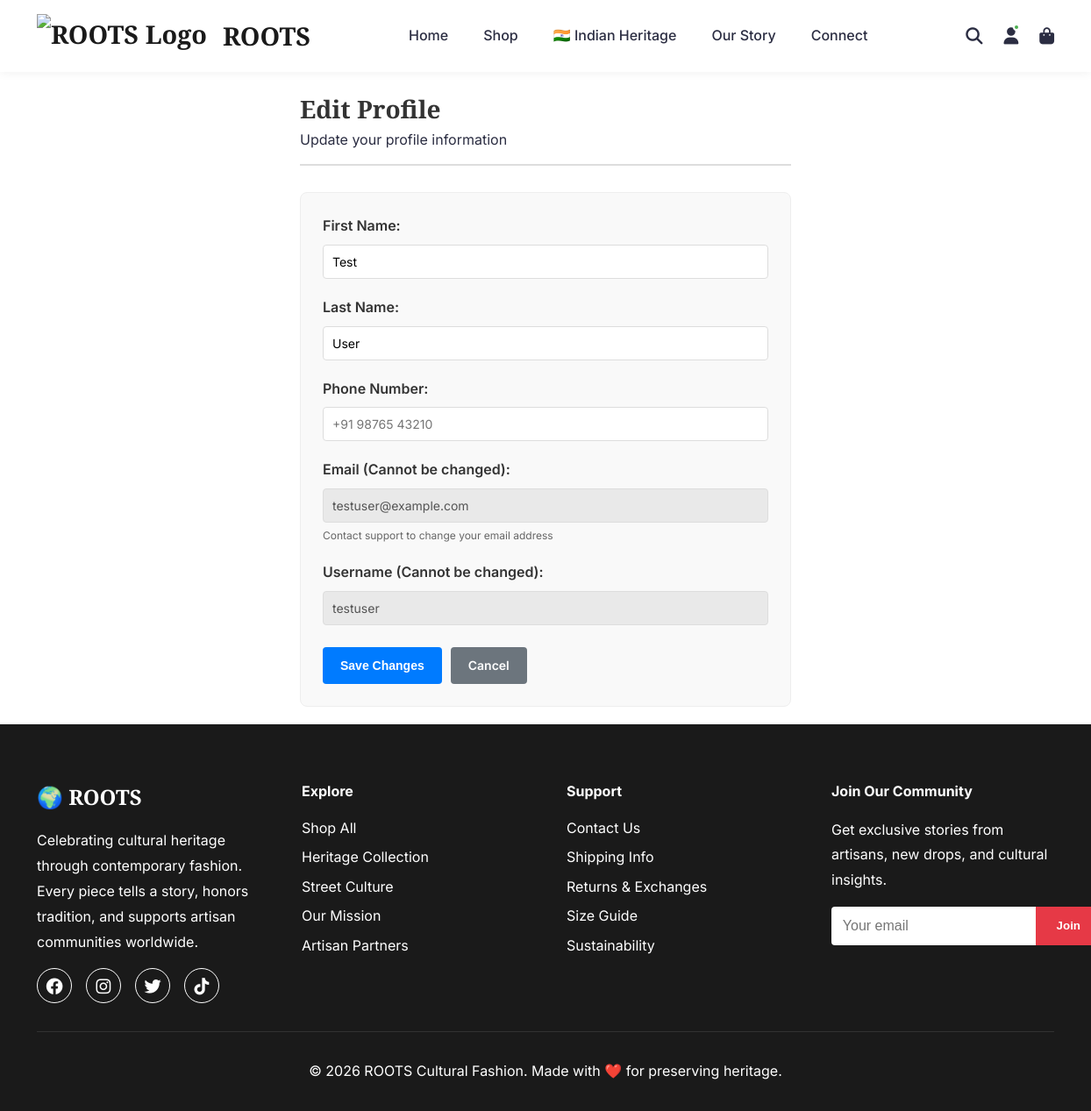
The app's page /user/profile/edit (signed in) with its own data.
### models/__init__.py (models this page shows, shortened)
class User(db.Model):
    __tablename__ = 'users'
    id = db.Column(db.Integer, primary_key=True)
    email = db.Column(db.String(120), unique=True, nullable=False, index=True)
    username = db.Column(db.String(80), unique=True, nullable=False, index=True)
    password_hash = db.Column(db.String(255), nullable=False)
    first_name = db.Column(db.String(50))
    last_name = db.Column(db.String(50))
    phone = db.Column(db.String(20))
    is_active = db.Column(db.Boolean, default=True)
    is_verified = db.Column(db.Boolean, default=False)
    created_at = db.Column(db.DateTime, default=lambda: datetime.now(timezone.utc))
    updated_at = db.Column(db.DateTime, default=lambda: datetime.now(timezone.utc),
                          onupdate=lambda: datetime.now(timezone.utc))
    last_login = db.Column(db.DateTime)
    orders = db.relationship('Order', backref='user', lazy='dynamic')
    addresses = db.relationship('Address', backref='user', lazy='dynamic')

### controllers/user_controller.py (the view, shortened to what this page needs)
@user_bp.route('/profile/edit', methods=['GET', 'POST'])
@login_required
def edit_profile():
    user = user_service.get_user_profile(session['user_id'])
    return render_template('user/edit_profile.html', user=user)

### app.py (called while the page is built)
@app.after_request
def add_cache_headers(response):
    if request.path.startswith('/static/'):
        response.cache_control.max_age = 2592000
        response.cache_control.public = True
    elif request.endpoint in ['home', 'shop', 'about', 'contact', 'indian_heritage', 'design_gallery']:
        response.cache_control.max_age = 3600
        response.cache_control.public = True
    return response

@app.before_request
def redirect_to_custom_domain():
    if env == 'production':
        if 'indian-heritage-fashion.onrender.com' in request.url:
            new_url = request.url.replace('indian-heritage-fashion.onrender.com', 'www.rootsfashion.in')
            return redirect(new_url, code=301)

@app.context_processor
def inject_now():
    return {'now': datetime.now(timezone.utc)}

@app.context_processor
def inject_user():
    user_info = {
        'is_authenticated': 'user_id' in session,
        'is_admin': 'admin_id' in session,
        'username': session.get('username') or session.get('admin_username'),
        'user_id': session.get('user_id'),
        'admin_id': session.get('admin_id')
    }
    return {'current_user': user_info}

### repositories/__init__.py (called while the page is built)
    @staticmethod
    def find_by_id(user_id: int) -> Optional[User]:
        return User.query.get(user_id)

### services/__init__.py (called while the page is built)
    def get_user_profile(self, user_id: int) -> Optional[User]:
        return self.user_repo.find_by_id(user_id)

### templates/user/edit_profile.html (shortened to what this page needs)
{% extends "base.html" %}
{% block content %}
<div class="user-container">
    <div class="user-header">
        <h1>Edit Profile</h1>
        <p>Update your profile information</p>
    </div>
    <div class="profile-form-container">
        <form method="POST" class="profile-form">
            <div class="form-group">
                <label for="first_name">First Name:</label>
                <input type="text" id="first_name" name="first_name" value="{{ user.first_name or '' }}">
            </div>
            <div class="form-group">
                <label for="last_name">Last Name:</label>
                <input type="text" id="last_name" name="last_name" value="{{ user.last_name or '' }}">
            </div>
            <div class="form-group">
                <label for="phone">Phone Number:</label>
                <input type="tel" id="phone" name="phone" value="{{ user.phone or '' }}" placeholder="+91 98765 43210">
            </div>
            <div class="form-group">
                <label>Email (Cannot be changed):</label>
                <input type="email" value="{{ user.email }}" disabled>
                <small>Contact support to change your email address</small>
            </div>
            <div class="form-group">
                <label>Username (Cannot be changed):</label>
                <input type="text" value="{{ user.username }}" disabled>
            </div>
            <div class="form-actions">
                <button type="submit" class="btn btn-primary">Save Changes</button>
                <a href="{{ url_for('user.profile') }}" class="btn btn-secondary">Cancel</a>
            </div>
        </form>
    </div>
</div>
{% endblock %}

### static/css/style.css (style rules this page uses)
* { margin: 0; padding: 0; box-sizing: border-box; }
:root { --primary-color: #1a1a1a; --secondary-color: #e63946; --accent-color: #f4a261; --text-color: #2b2d42; --light-bg: #fefae0; --white: #ffffff; --gray: #8d99ae; --border-color: #edf2f4; }
body { font-family: 'Inter', 'Segoe UI', sans-serif; line-height: 1.6; color: var(--text-color); }
h1, h2, h3 { font-family: 'Playfair Display', serif; }
.btn { display: inline-block; padding: 1rem 2.5rem; text-decoration: none; border: none; cursor: pointer; font-size: 1rem; transition: all 0.3s; font-weight: 600; border-radius: 4px; }
.btn-primary { background: var(--secondary-color); color: var(--white); }
.btn-secondary { background: var(--white); color: var(--primary-color); border: 2px solid var(--primary-color); }
.form-group { display: flex; flex-direction: column; }
.form-group label { margin-bottom: 0.5rem; font-weight: 600; }
.form-group input, .form-group textarea, .form-group select { padding: 0.8rem; border: 1px solid var(--border-color); font-size: 1rem; font-family: inherit; border-radius: 4px; }

### templates/user/edit_profile.html (style rules this page uses)
.user-container { max-width: 600px; margin: 0 auto; padding: 20px; }
.user-header { margin-bottom: 30px; border-bottom: 2px solid #ddd; padding-bottom: 15px; }
.user-header h1 { margin: 0; font-size: 28px; color: #333; }
.profile-form-container { background: #f9f9f9; padding: 25px; border-radius: 8px; border: 1px solid #eee; }
.form-group { margin-bottom: 20px; }
.form-group label { display: block; margin-bottom: 8px; font-weight: 600; color: #333; }
.form-group input { width: 100%; padding: 10px; border: 1px solid #ddd; border-radius: 4px; font-size: 14px; box-sizing: border-box; }
.form-group input:disabled { background: #e9e9e9; cursor: not-allowed; }
.form-group small { display: block; margin-top: 5px; color: #666; font-size: 12px; }
.form-actions { display: flex; gap: 10px; margin-top: 25px; }
.btn { padding: 10px 20px; border: none; border-radius: 4px; cursor: pointer; text-decoration: none; font-size: 14px; font-weight: 600; }
.btn-primary { background: #007bff; color: white; }
.btn-secondary { background: #6c757d; color: white; }

### records on screen
User: first_name "Test", last_name "User", email "testuser@example.com", username "testuser"
